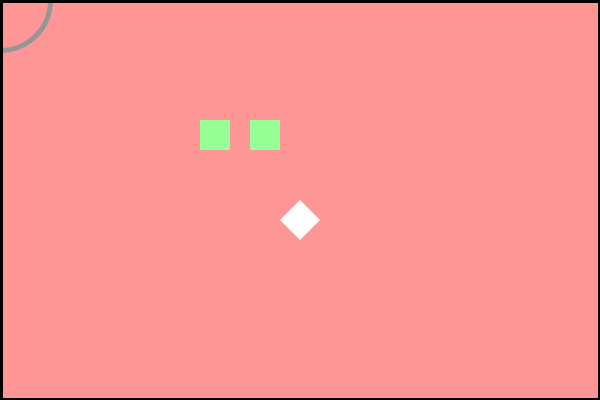
Frame 1 (no input)
Frame 60 (the mouse pressed at the canvas centre just before this capture): identical to frame 1, image omitted
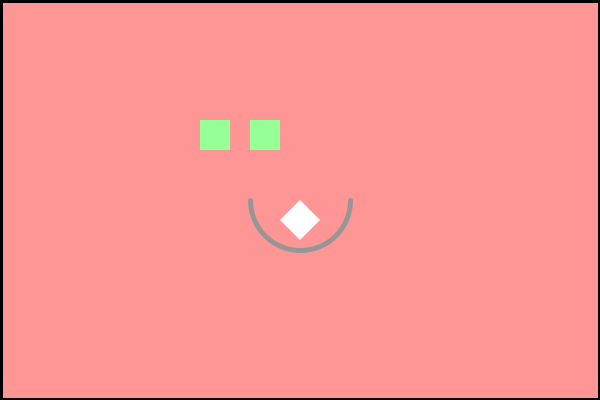
Frame 120 (the mouse held since frame 60 and released just before this capture)

The Processing sketch that drew these frames (run headless with seeded random() and noise(); from frame 60 on, the mouse is pressed at the canvas centre):

// Processing sketch: thirdWardClass2
// ── thirdWardClass2.pde
int rectX = 0;
int rectY = 0;
int quadX = 0;
int quadY = 0;
int arcX = 0;
int arcY = 0;

void setup() {
  size(600, 400);
  
  //width and height of screen
  println("This is the width: " + width + " and height: " + height);
  background(0);
  rect(30, 30, 30, 30);
  
  println(rectX);
  
  rectX = 100;
  rectY = 20;
  quadX = width/2;
  quadY = height/2;  
  
}

void draw() {
  //This is the background
  background(255, 0, 0);
  
  arcX = mouseX;
  arcY = mouseY;
  
  //print out a variable
  //println(rectX);
  
  //These are the same thing written 2 different ways
  /*
  print("This is mouseX value: ");
  println(mouseX);
  print("This is mouseY value: ");  
  println(mouseY);
  
  println("This is mouseX value: " + mouseX);
  println("This is mouseY value: " + mouseY);
  */
  
  //push matrix pop matrix example
  
  pushMatrix();
  translate(100,100);
  noStroke();
  //Eyes
  fill(0,255,0);
  rect(rectX, rectY, 30, 30);
  rect(rectX + 50, rectY, 30, 30);
  
  popMatrix();
  //Mole
  /*
  fill(0);
  ellipse(100,100,10,10);
  */
  //Nose
  fill(255);
  //stroke(0,0,255);
  //strokeWeight(5);
  noStroke();
  quad(quadX,quadY,quadX + 20,quadY + 20,quadX,quadY + 40,quadX - 20,quadY + 20);
  //Mouth
  noFill();
  stroke(0);
  strokeWeight(5);
  arc(arcX,arcY,100,100,0,PI);
  
  fill(255,150);
  rect(0,0,width,height);

}
